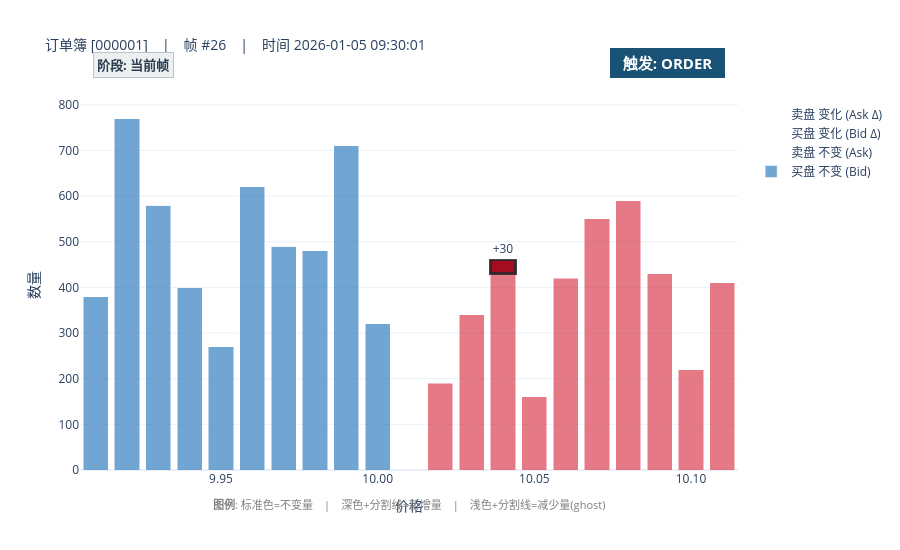

Notebook code for this chart:
### Markdown cell above
## 4. 单帧静态可视化（堆叠式 base + delta，含分割线）

展示第 10 帧订单簿的快照，每个价位的柱子分为两段堆叠：
- **底部 base**（标准色）：与上一帧相同的不变量
- **顶部 delta**（深色/浅色 + 分割线）：本帧发生的变化量
  - **深色** = 新增量（挂单 / partial fill 后余量）
  - **浅色半透明** = 减少量 ghost（撤单 / 被成交）
- **分割线**：base 与 delta 之间的深灰色边框，清晰区分
- **右上角标签**醒目显示该帧的 **triggerType**（ORDER / CANCEL）

### Code cell
# ---- 创建可视化器 ----
viz = LOBVisualizer(loader)                                        # 传入加载器

# ---- 绘制第 10 帧的单帧静态图 ----
fig_single = viz.plot_single_frame(pos=10)                         # 位置 10（第 11 帧）
fig_single.show()                                                  # 显示交互式图表

### Figure 1 — Plotly figure (JSON) as saved in the notebook; plotly's stock layout.template omitted (floating-point values rounded to 4 significant figures)
{"data": [{"hoverinfo": "text", "hovertext": ["买盘 9.91<br>总量: 380<br>无变化", "买盘 9.92<br>总量: 770<br>无变化", "买盘 9.93<br>总量: 580<br>无变化", "买盘 9.94<br>总量: 400<br>无变化", "买盘 9.95<br>总量: 270<br>无变化", "买盘 9.96<br>总量: 620<br>无变化", "买盘 9.97<br>总量: 490<br>无变化", "买盘 9.98<br>总量: 480<br>无变化", "买盘 9.99<br>总量: 710<br>无变化", "买盘 10.00<br>总量: 320<br>无变化", "", "", "", "", "", "", "", "", "", ""], "marker": {"color": ["rgba(55, 128, 191, 0.70)", "rgba(55, 128, 191, 0.70)", "rgba(55, 128, 191, 0.70)", "rgba(55, 128, 191, 0.70)", "rgba(55, 128, 191, 0.70)", "rgba(55, 128, 191, 0.70)", "rgba(55, 128, 191, 0.70)", "rgba(55, 128, 191, 0.70)", "rgba(55, 128, 191, 0.70)", "rgba(55, 128, 191, 0.70)", "rgba(0,0,0,0)", "rgba(0,0,0,0)", "rgba(0,0,0,0)", "rgba(0,0,0,0)", "rgba(0,0,0,0)", "rgba(0,0,0,0)", "rgba(0,0,0,0)", "rgba(0,0,0,0)", "rgba(0,0,0,0)", "rgba(0,0,0,0)"]}, "name": "买盘 不变 (Bid)", "showlegend": true, "type": "bar", "width": 0.008, "x": [9.91, 9.92, 9.93, 9.94, 9.95, 9.96, 9.97, 9.98, 9.99, 10, 10.02, 10.03, 10.04, 10.05, 10.06, 10.07, 10.08, 10.09, 10.1, 10.11], "y": [380, 770, 580, 400, 270, 620, 490, 480, 710, 320, 0, 0, 0, 0, 0, 0, 0, 0, 0, 0]}, {"hoverinfo": "text", "hovertext": ["", "", "", "", "", "", "", "", "", "", "卖盘 10.02<br>总量: 190<br>无变化", "卖盘 10.03<br>总量: 340<br>无变化", "卖盘 10.04<br>总量: 460<br>不变: 430<br>增加: +30", "卖盘 10.05<br>总量: 160<br>无变化", "卖盘 10.06<br>总量: 420<br>无变化", "卖盘 10.07<br>总量: 550<br>无变化", "卖盘 10.08<br>总量: 590<br>无变化", "卖盘 10.09<br>总量: 430<br>无变化", "卖盘 10.10<br>总量: 220<br>无变化", "卖盘 10.11<br>总量: 410<br>无变化"], "marker": {"color": ["rgba(0,0,0,0)", "rgba(0,0,0,0)", "rgba(0,0,0,0)", "rgba(0,0,0,0)", "rgba(0,0,0,0)", "rgba(0,0,0,0)", "rgba(0,0,0,0)", "rgba(0,0,0,0)", "rgba(0,0,0,0)", "rgba(0,0,0,0)", "rgba(219, 64, 82, 0.70)", "rgba(219, 64, 82, 0.70)", "rgba(219, 64, 82, 0.70)", "rgba(219, 64, 82, 0.70)", "rgba(219, 64, 82, 0.70)", "rgba(219, 64, 82, 0.70)", "rgba(219, 64, 82, 0.70)", "rgba(219, 64, 82, 0.70)", "rgba(219, 64, 82, 0.70)", "rgba(219, 64, 82, 0.70)"]}, "name": "卖盘 不变 (Ask)", "showlegend": true, "type": "bar", "width": 0.008, "x": [9.91, 9.92, 9.93, 9.94, 9.95, 9.96, 9.97, 9.98, 9.99, 10, 10.02, 10.03, 10.04, 10.05, 10.06, 10.07, 10.08, 10.09, 10.1, 10.11], "y": [0, 0, 0, 0, 0, 0, 0, 0, 0, 0, 190, 340, 430, 160, 420, 550, 590, 430, 220, 410]}, {"hoverinfo": "text", "hovertext": ["买盘 9.91<br>总量: 380<br>无变化", "买盘 9.92<br>总量: 770<br>无变化", "买盘 9.93<br>总量: 580<br>无变化", "买盘 9.94<br>总量: 400<br>无变化", "买盘 9.95<br>总量: 270<br>无变化", "买盘 9.96<br>总量: 620<br>无变化", "买盘 9.97<br>总量: 490<br>无变化", "买盘 9.98<br>总量: 480<br>无变化", "买盘 9.99<br>总量: 710<br>无变化", "买盘 10.00<br>总量: 320<br>无变化", "", "", "", "", "", "", "", "", "", ""], "marker": {"color": ["rgba(0,0,0,0)", "rgba(0,0,0,0)", "rgba(0,0,0,0)", "rgba(0,0,0,0)", "rgba(0,0,0,0)", "rgba(0,0,0,0)", "rgba(0,0,0,0)", "rgba(0,0,0,0)", "rgba(0,0,0,0)", "rgba(0,0,0,0)", "rgba(0,0,0,0)", "rgba(0,0,0,0)", "rgba(0,0,0,0)", "rgba(0,0,0,0)", "rgba(0,0,0,0)", "rgba(0,0,0,0)", "rgba(0,0,0,0)", "rgba(0,0,0,0)", "rgba(0,0,0,0)", "rgba(0,0,0,0)"], "line": {"color": ["rgba(0,0,0,0)", "rgba(0,0,0,0)", "rgba(0,0,0,0)", "rgba(0,0,0,0)", "rgba(0,0,0,0)", "rgba(0,0,0,0)", "rgba(0,0,0,0)", "rgba(0,0,0,0)", "rgba(0,0,0,0)", "rgba(0,0,0,0)", "rgba(0,0,0,0)", "rgba(0,0,0,0)", "rgba(0,0,0,0)", "rgba(0,0,0,0)", "rgba(0,0,0,0)", "rgba(0,0,0,0)", "rgba(0,0,0,0)", "rgba(0,0,0,0)", "rgba(0,0,0,0)", "rgba(0,0,0,0)"], "width": 2.5}}, "name": "买盘 变化 (Bid Δ)", "showlegend": true, "text": ["", "", "", "", "", "", "", "", "", "", "", "", "", "", "", "", "", "", "", ""], "textposition": "outside", "type": "bar", "width": 0.008, "x": [9.91, 9.92, 9.93, 9.94, 9.95, 9.96, 9.97, 9.98, 9.99, 10, 10.02, 10.03, 10.04, 10.05, 10.06, 10.07, 10.08, 10.09, 10.1, 10.11], "y": [0, 0, 0, 0, 0, 0, 0, 0, 0, 0, 0, 0, 0, 0, 0, 0, 0, 0, 0, 0]}, {"hoverinfo": "text", "hovertext": ["", "", "", "", "", "", "", "", "", "", "卖盘 10.02<br>总量: 190<br>无变化", "卖盘 10.03<br>总量: 340<br>无变化", "卖盘 10.04<br>总量: 460<br>不变: 430<br>增加: +30", "卖盘 10.05<br>总量: 160<br>无变化", "卖盘 10.06<br>总量: 420<br>无变化", "卖盘 10.07<br>总量: 550<br>无变化", "卖盘 10.08<br>总量: 590<br>无变化", "卖盘 10.09<br>总量: 430<br>无变化", "卖盘 10.10<br>总量: 220<br>无变化", "卖盘 10.11<br>总量: 410<br>无变化"], "marker": {"color": ["rgba(0,0,0,0)", "rgba(0,0,0,0)", "rgba(0,0,0,0)", "rgba(0,0,0,0)", "rgba(0,0,0,0)", "rgba(0,0,0,0)", "rgba(0,0,0,0)", "rgba(0,0,0,0)", "rgba(0,0,0,0)", "rgba(0,0,0,0)", "rgba(0,0,0,0)", "rgba(0,0,0,0)", "rgba(160, 0, 20, 0.95)", "rgba(0,0,0,0)", "rgba(0,0,0,0)", "rgba(0,0,0,0)", "rgba(0,0,0,0)", "rgba(0,0,0,0)", "rgba(0,0,0,0)", "rgba(0,0,0,0)"], "line": {"color": ["rgba(0,0,0,0)", "rgba(0,0,0,0)", "rgba(0,0,0,0)", "rgba(0,0,0,0)", "rgba(0,0,0,0)", "rgba(0,0,0,0)", "rgba(0,0,0,0)", "rgba(0,0,0,0)", "rgba(0,0,0,0)", "rgba(0,0,0,0)", "rgba(0,0,0,0)", "rgba(0,0,0,0)", "rgba(40, 40, 40, 0.85)", "rgba(0,0,0,0)", "rgba(0,0,0,0)", "rgba(0,0,0,0)", "rgba(0,0,0,0)", "rgba(0,0,0,0)", "rgba(0,0,0,0)", "rgba(0,0,0,0)"], "width": 2.5}}, "name": "卖盘 变化 (Ask Δ)", "showlegend": true, "text": ["", "", "", "", "", "", "", "", "", "", "", "", "+30", "", "", "", "", "", "", ""], "textposition": "outside", "type": "bar", "width": 0.008, "x": [9.91, 9.92, 9.93, 9.94, 9.95, 9.96, 9.97, 9.98, 9.99, 10, 10.02, 10.03, 10.04, 10.05, 10.06, 10.07, 10.08, 10.09, 10.1, 10.11], "y": [0, 0, 0, 0, 0, 0, 0, 0, 0, 0, 0, 0, 30, 0, 0, 0, 0, 0, 0, 0]}], "layout": {"annotations": [{"bgcolor": "#1a5276", "bordercolor": "#1a5276", "borderpad": 4, "borderwidth": 1, "font": {"color": "white", "size": 15}, "showarrow": false, "text": "<b>  触发: ORDER  </b>", "x": 0.98, "xanchor": "right", "xref": "paper", "y": 1.06, "yanchor": "bottom", "yref": "paper"}, {"bgcolor": "#ecf0f1", "bordercolor": "#bdc3c7", "borderpad": 3, "borderwidth": 1, "font": {"color": "#2c3e50", "size": 13}, "showarrow": false, "text": "<b>阶段: 当前帧</b>", "x": 0.02, "xanchor": "left", "xref": "paper", "y": 1.06, "yanchor": "bottom", "yref": "paper"}, {"font": {"color": "gray", "size": 11}, "showarrow": false, "text": "<b>图例</b>: 标准色=不变量　|　深色+分割线=新增量　|　浅色+分割线=减少量(ghost)", "x": 0.5, "xanchor": "center", "xref": "paper", "y": -0.12, "yref": "paper"}], "barmode": "stack", "height": 550, "title": {"font": {"size": 14}, "text": "订单簿 [000001]　|　帧 #26　|　时间 2026-01-05 09:30:01"}, "xaxis": {"tickformat": ".2f", "title": {"text": "价格"}}, "yaxis": {"title": {"text": "数量"}}}}
